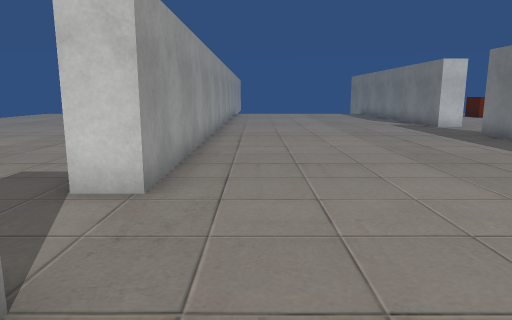
[1] (above)

16 first-person views from a walk through a 3-D level made in the Unity game engine. The camera is 1.3 m above the floor, tilts 10° down and sees 70° across. The floor is counted in squares, 1 m on a side. Each view is taken from the middle of a square. On the plan, view 1 faces up. The plan holds only what a view shows up to about 15 squares ahead; the rest is blank. The place goes on beyond the plan. The player is left out. Some surface patterns are stand-ins.

[2]
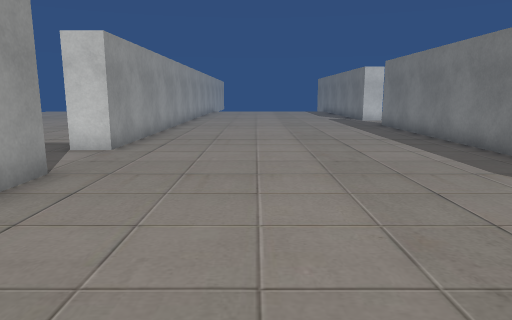

[3]
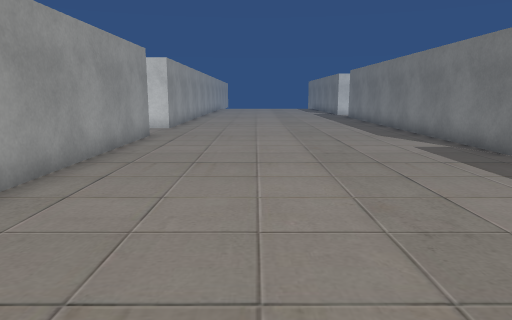

[4]
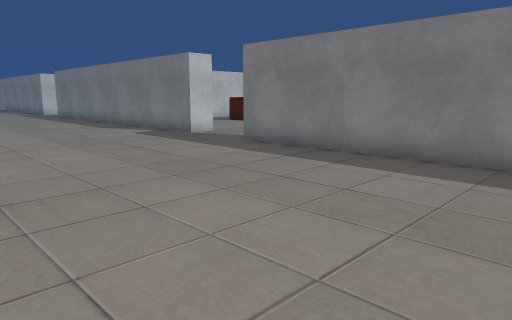

[5]
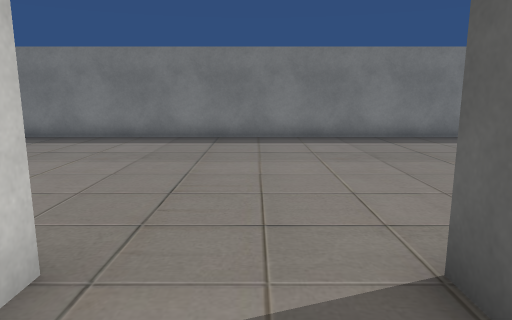

[6]
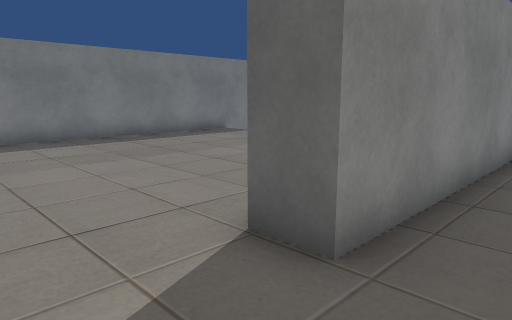

[7]
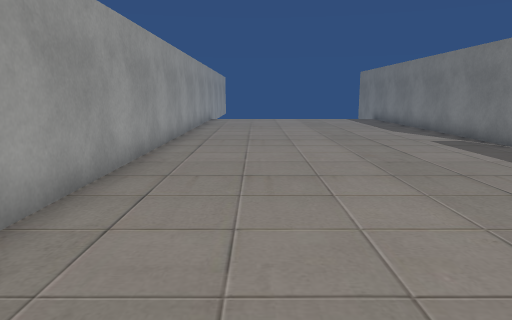

[8]
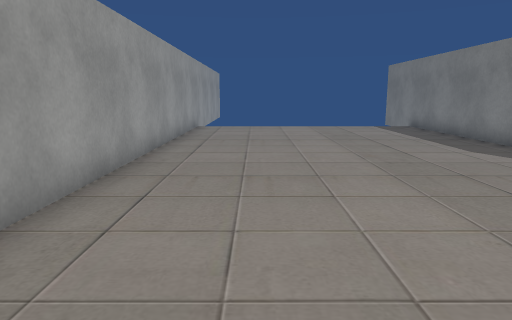

[9]
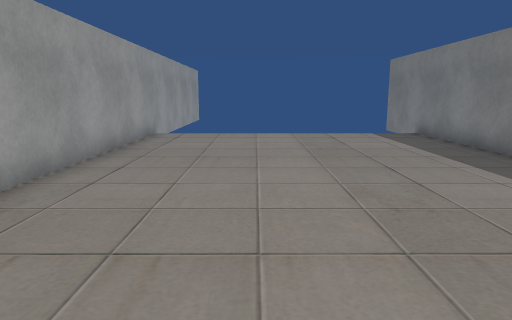

[10]
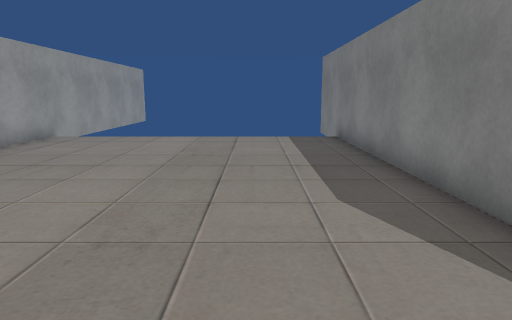

[11]
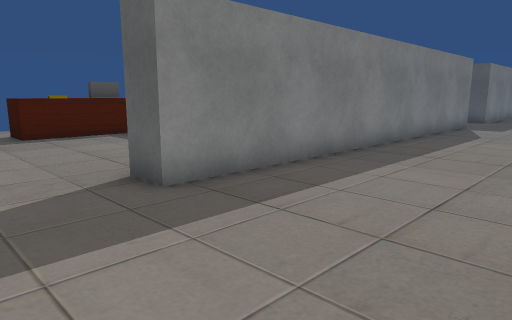

[12]
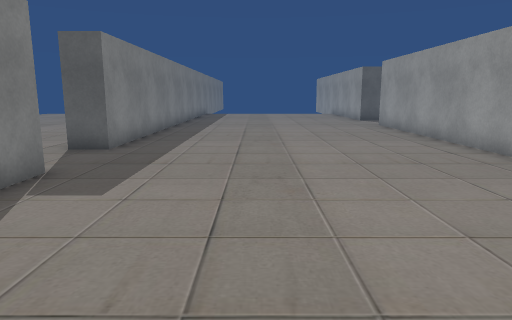

[13]
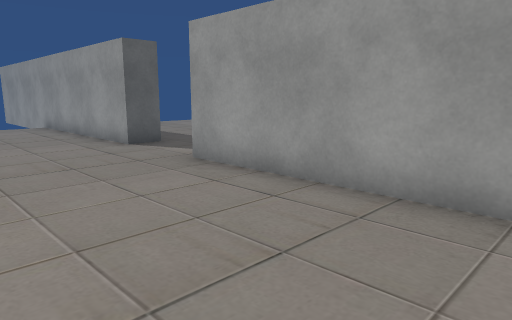

[14]
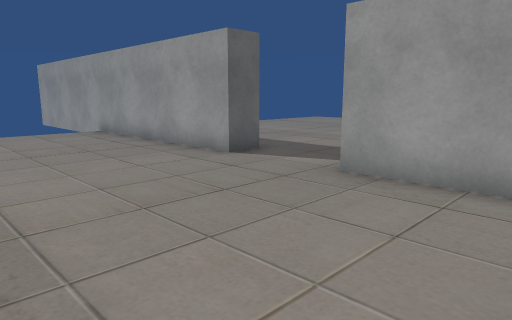

[15]
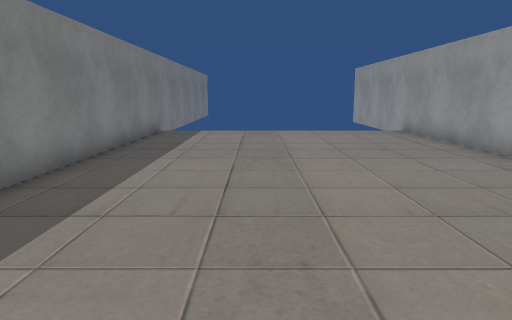

[16]
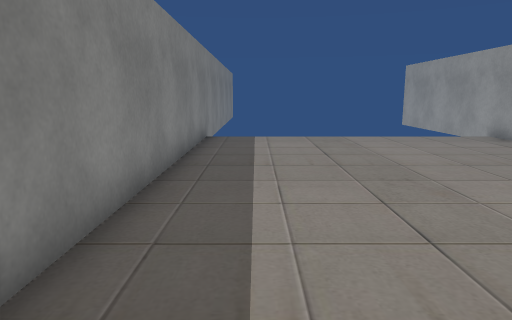

### Floor plan
Points are (right, up) in squares from view 1. A wall is a line through its corners. A room is listed if a view was taken in it or the views show most of it. See-through windows are left out.
Room 1 (views 1, 2, 3, 4, 7, 8, 9, 10, 11, 12, 13, 14, 15, 16)
walls: (-1.5, 2.1) (-1.5, -12.4) (-2, -12.4); (7.6, -2.1) (7.6, 12.3); (7.6, 15.3) (7.6, 27.5); (-2.5, -15.4) (-1.5, -15.4) (-1.5, -23.5); (-1.5, 27.5) (-1.5, 4.8) (-2.5, 4.8); (7.6, -23.5) (7.6, -4.9)
ways out: opening at (-2, -14) to room 2; opening at (-2, 3.5); opening at (7.7, 14); opening at (8, -3.5)
Room 2 (views 5, 6)
walls: (-2.5, -21.5) (-2.5, -15.4)
ways out: opening at (-2, -14) to room 1

Positions as (right, up) in squares from view 1, and headings:
1: (0, 0), facing up
2: (2, -4), facing up
3: (2, -10), facing up
4: (0, -13), facing up-right
5: (-4, -14), facing right
6: (-4, -13), facing down-right
7: (1, 6), facing up
8: (1, 11), facing up
9: (2, 14), facing up
10: (5, 15), facing up
11: (3, 15), facing down-right
12: (4, 4), facing down
13: (3, -6), facing down-left
14: (4, -9), facing down-left
15: (4, -9), facing down
16: (6, -11), facing down
